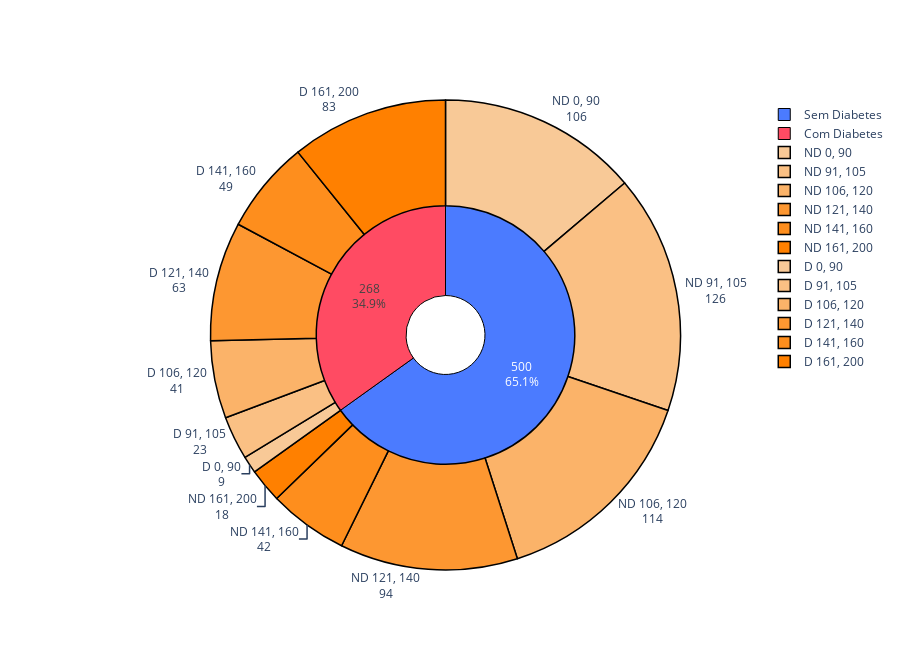

This figure's notebook cell:
### Code cell
fig = go.Figure(data=[trace1, trace2])
#fig = fig.full_figure_for_development(warn=False)
fig.update_layout(width = 900, height=650)
fig.data[0].domain = {'x': [0, 1], 'y': [0.22, 0.78]}
fig.show()

### Figure 1 — Plotly figure (JSON) as saved in the notebook; plotly's stock layout.template omitted (floating-point values rounded to 4 significant figures)
{"data": [{"direction": "clockwise", "domain": {"x": [0, 1], "y": [0.22, 0.78]}, "hole": 0.3, "labels": ["Sem Diabetes", "Com Diabetes"], "marker": {"colors": ["rgb(75, 123, 255)", "rgb(255,  75, 99)"], "line": {"color": "black", "width": 1}}, "sort": false, "textinfo": "value+percent", "textposition": "inside", "type": "pie", "values": [500, 268]}, {"direction": "clockwise", "hole": 0.55, "labels": ["ND 0, 90", "ND 91, 105", "ND 106, 120", "ND 121, 140", "ND 141, 160", "ND 161, 200", "D 0, 90", "D 91, 105", "D 106, 120", "D 121, 140", "D 141, 160", "D 161, 200"], "marker": {"colors": ["rgb(248, 201, 151)", "rgb(250, 192, 132)", "rgb(251, 179, 105)", "rgb(253, 151, 49)", "rgb(254, 142, 29)", "rgb(255, 128, 0)", "rgb(248, 201, 151)", "rgb(250, 192, 132)", "rgb(251, 179, 105)", "rgb(253, 151, 49)", "rgb(254, 142, 29)", "rgb(255, 128, 0)"], "line": {"color": "black", "width": 1.5}}, "sort": false, "textinfo": "label+value", "textposition": "outside", "type": "pie", "values": [106, 126, 114, 94, 42, 18, 9, 23, 41, 63, 49, 83]}], "layout": {"height": 650, "width": 900}}
